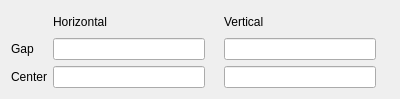
<?xml version="1.0" encoding="UTF-8"?>
<ui version="4.0">
 <class>Form</class>
 <widget class="QWidget" name="Form">
  <property name="geometry">
   <rect>
    <x>0</x>
    <y>0</y>
    <width>400</width>
    <height>99</height>
   </rect>
  </property>
  <property name="windowTitle">
   <string>Form</string>
  </property>
  <layout class="QGridLayout" name="gridLayout">
   <item row="0" column="1" colspan="2">
    <widget class="QLabel" name="label_2">
     <property name="text">
      <string>Horizontal</string>
     </property>
    </widget>
   </item>
   <item row="0" column="3" colspan="2">
    <widget class="QLabel" name="label_3">
     <property name="text">
      <string>Vertical</string>
     </property>
    </widget>
   </item>
   <item row="1" column="0">
    <widget class="QLabel" name="label">
     <property name="text">
      <string>Gap</string>
     </property>
    </widget>
   </item>
   <item row="1" column="1">
    <widget class="PyDMLineEdit" name="hGapLineEdit">
     <property name="toolTip">
      <string/>
     </property>
     <property name="monitorDisp" stdset="0">
      <bool>false</bool>
     </property>
     <property name="channel" stdset="0">
      <string>ca://None</string>
     </property>
    </widget>
   </item>
   <item row="1" column="2">
    <widget class="PyDMLabel" name="hGapLabel">
     <property name="toolTip">
      <string/>
     </property>
     <property name="channel" stdset="0">
      <string>ca://None</string>
     </property>
    </widget>
   </item>
   <item row="1" column="3">
    <widget class="PyDMLineEdit" name="vGapLineEdit">
     <property name="toolTip">
      <string/>
     </property>
     <property name="channel" stdset="0">
      <string>ca://None</string>
     </property>
    </widget>
   </item>
   <item row="1" column="4">
    <widget class="PyDMLabel" name="vGapLabel">
     <property name="toolTip">
      <string/>
     </property>
     <property name="channel" stdset="0">
      <string>ca://None</string>
     </property>
    </widget>
   </item>
   <item row="2" column="0">
    <widget class="QLabel" name="label_4">
     <property name="text">
      <string>Center</string>
     </property>
    </widget>
   </item>
   <item row="2" column="1">
    <widget class="PyDMLineEdit" name="hCenterLineEdit">
     <property name="toolTip">
      <string/>
     </property>
     <property name="monitorDisp" stdset="0">
      <bool>false</bool>
     </property>
     <property name="channel" stdset="0">
      <string>ca://None</string>
     </property>
    </widget>
   </item>
   <item row="2" column="2">
    <widget class="PyDMLabel" name="hCenterLabel">
     <property name="toolTip">
      <string/>
     </property>
     <property name="channel" stdset="0">
      <string>ca://None</string>
     </property>
    </widget>
   </item>
   <item row="2" column="3">
    <widget class="PyDMLineEdit" name="vCenterLineEdit">
     <property name="toolTip">
      <string/>
     </property>
     <property name="channel" stdset="0">
      <string>ca://None</string>
     </property>
    </widget>
   </item>
   <item row="2" column="4">
    <widget class="PyDMLabel" name="vCenterLabel">
     <property name="toolTip">
      <string/>
     </property>
     <property name="channel" stdset="0">
      <string>ca://None</string>
     </property>
    </widget>
   </item>
  </layout>
 </widget>
 <customwidgets>
  <customwidget>
   <class>PyDMLabel</class>
   <extends>QLabel</extends>
   <header>pydm.widgets.label</header>
  </customwidget>
  <customwidget>
   <class>PyDMLineEdit</class>
   <extends>QLineEdit</extends>
   <header>pydm.widgets.line_edit</header>
  </customwidget>
 </customwidgets>
 <resources/>
 <connections/>
</ui>
